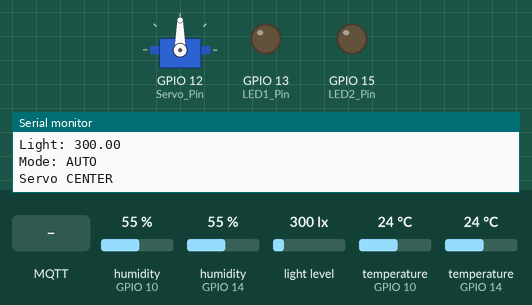
Simulated run of this sketch. Board: ESP8266 (NodeMCU). On the bench: servo, output pins drawn as LEDs (lit = HIGH), the last lines printed to the serial monitor. The inputs (shaded band) are chosen by the test bench; at power-on: temperature (sensors on GPIO 10, GPIO 14) 24 °C, light level 300 lx, humidity (sensors on GPIO 10, GPIO 14) 55 %. WiFi joins after 1.5 s; servers stay silent unless stated; no MQTT or app messages arrive unless stated.

Above: at 2.8 s.
2.9 s: temperature (sensor on GPIO 10) set to 27 °C
At 3.4 s:
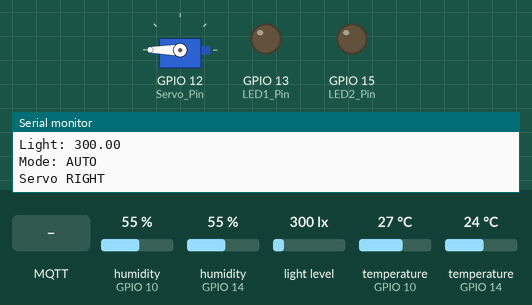
4.4 s: light level set to 107 lx
6.7 s: light level set to 92 lx
At 7.7 s:
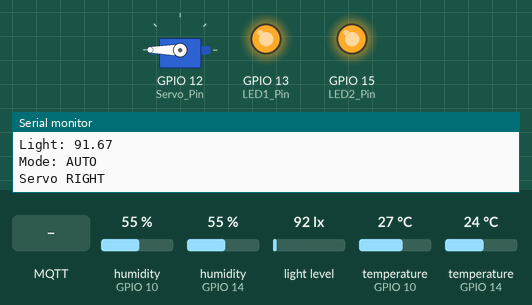
8.3 s: MQTT message "4ID3_Group555/TEMP" arrives on the first subscribed topic
At 10.3 s:
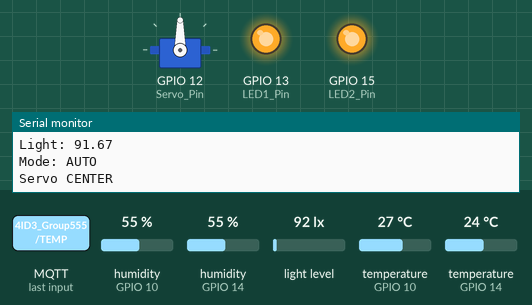
10.9 s: MQTT message "4ID3_Group555/TEMP" arrives on the third subscribed topic
At 12.8 s:
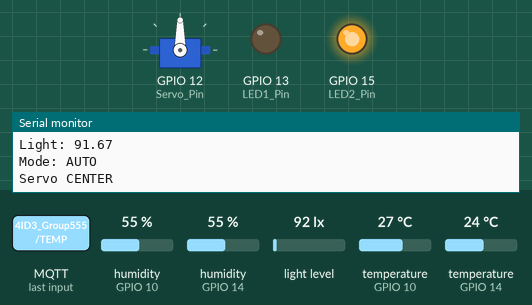
13.5 s: temperature (sensor on GPIO 14) set to 5 °C
15.8 s: temperature (sensor on GPIO 14) set to 2 °C
At 17.1 s:
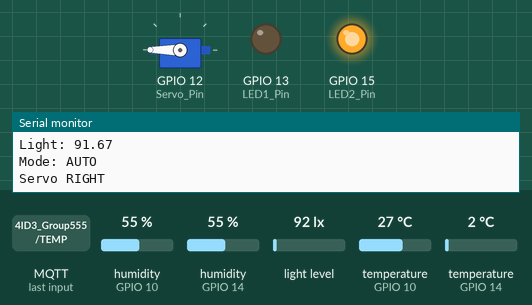
Timing chart, 0 to 18.3 s (numbered marks = the images above; inputs shaded):
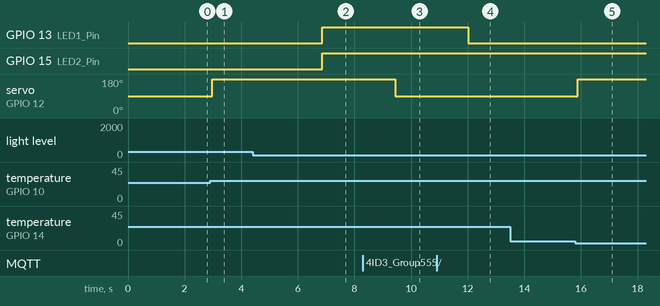

Measured:
- the behaviour switches between 25 and 26 °C on temperature (sensor on GPIO 10) (found by bisection; images 0 and 1)
- the behaviour switches between 101 and 100 lx on light level (found by bisection; images 1 and 2)
- the behaviour switches between 4 and 3 °C on temperature (sensor on GPIO 14) (found by bisection; images 4 and 5)
- after the input at 2.9 s, servo on GPIO 12 (Servo_Pin): 90° → 180° after 0.08 s
- after the input at 6.7 s, GPIO 13 (LED1_Pin), GPIO 15 (LED2_Pin): LOW → HIGH after 0.16 s
- after the input at 8.3 s, servo on GPIO 12 (Servo_Pin): 180° → 90° after 1.1 s
- after the input at 10.9 s, GPIO 13 (LED1_Pin): HIGH → LOW after 1.1 s
- after the input at 15.8 s, servo on GPIO 12 (Servo_Pin): 90° → 180° after 0.09 s

The sketch:

4ID3_Project.ino
```cpp
#include "4ID3_Project.h"

const int LED1_Pin = 13;
const int LED2_Pin = 15;
const int Servo_Pin = 12;

int ledsp1 = 100;         // room 1 threshold
int ledsp2 = 100;         // room 2 threshold
int tempsp = 25;

int ledPWM1 = 0;
int ledPWM2 = 0;

String mode = "AUTO";

void callback(char* topic, byte* payload, unsigned int length) {
  String msg = "";

  for (unsigned int i = 0; i < length; i++) {
    msg += (char)payload[i];
  }

  msg.trim();

  Serial.print("Message arrived [");
  Serial.print(topic);
  Serial.print("]: ");
  Serial.println(msg);

  if (String(topic) == "4ID3_Group555/TEMP") {
    tempsp = msg.toInt();
  }

  if (String(topic) == "4ID3_Group555/room1/LED_THRESHOLD") {
    ledsp1 = msg.toInt();
  }

  if (String(topic) == "4ID3_Group555/room2/LED_THRESHOLD") {
    ledsp2 = msg.toInt();
  }

  if (String(topic) == "4ID3_Group555/room1/LED_PWM") {
    ledPWM1 = constrain(msg.toInt(), 0, 1023);
  }

  if (String(topic) == "4ID3_Group555/room2/LED_PWM") {
    ledPWM2 = constrain(msg.toInt(), 0, 1023);
  }

  if (String(topic) == "4ID3_Group555/MODE") {
    String lowerMsg = msg;
    lowerMsg.toLowerCase();

    if (lowerMsg == "auto" || lowerMsg == "0" || lowerMsg == "false") {
      mode = "AUTO";
    }
    else if (lowerMsg == "manual" || lowerMsg == "1" || lowerMsg == "true") {
      mode = "MANUAL";
    }

    Serial.print("Mode set to: ");
    Serial.println(mode);
  }
}

void setup() {
  Serial.begin(115200);

  pinMode(LED1_Pin, OUTPUT);
  pinMode(LED2_Pin, OUTPUT);

  analogWrite(LED1_Pin, 0);
  analogWrite(LED2_Pin, 0);

  dht1.begin();
  dht2.begin();

  // Correct I2C pins
  Wire.begin(4, 5);
  delay(100);

  // Init BH1750 sensors
  bool bh1_ok = BH1750_1.begin(BH1750_TO_GROUND);
  bool bh2_ok = BH1750_2.begin(BH1750_TO_VCC);

  Serial.print("BH1750 Room1: ");
  Serial.println(bh1_ok ? "OK" : "FAIL");

  Serial.print("BH1750 Room2: ");
  Serial.println(bh2_ok ? "OK" : "FAIL");

  myServo.attach(Servo_Pin);
  myServo.write(90);

  WiFi.begin(ssid, pass);

  while (WiFi.status() != WL_CONNECTED) {
    delay(500);
    Serial.print(".");
  }

  Serial.println("\nWiFi connected");
  Serial.println(WiFi.localIP());

  client.setServer(brokerAddress, addressPort);
  client.setCallback(callback);
}

void reconnect() {
  while (!client.connected()) {
    Serial.print("Connecting MQTT...");

    if (client.connect("ESP8266Client_Ricardo")) {
      Serial.println("Connected");

      client.subscribe("4ID3_Group555/TEMP");
      client.subscribe("4ID3_Group555/MODE");

      client.subscribe("4ID3_Group555/room1/LED_THRESHOLD");
      client.subscribe("4ID3_Group555/room2/LED_THRESHOLD");

      client.subscribe("4ID3_Group555/room1/LED_PWM");
      client.subscribe("4ID3_Group555/room2/LED_PWM");
    } else {
      Serial.print("Failed rc=");
      Serial.println(client.state());
      delay(2000);
    }
  }
}

void loop() {

  if (!client.connected()) reconnect();
  client.loop();

  sensors_event_t dht1TempEvent, dht1HumEvent;
  sensors_event_t dht2TempEvent, dht2HumEvent;

  dht1.temperature().getEvent(&dht1TempEvent);
  dht1.humidity().getEvent(&dht1HumEvent);

  dht2.temperature().getEvent(&dht2TempEvent);
  dht2.humidity().getEvent(&dht2HumEvent);

  // 🔥 FIX: proper BH1750 reading
  BH1750_1.start();
  delay(10);
  float lux1 = BH1750_1.getLux();

  BH1750_2.start();
  delay(10);
  float lux2 = BH1750_2.getLux();

  Serial.println("\n--------------------");

  Serial.println("ROOM 1:");
  Serial.println("Temp: " + String(dht1TempEvent.temperature));
  Serial.println("Humidity: " + String(dht1HumEvent.relative_humidity));
  Serial.println("Light: " + String(lux1));

  Serial.println("ROOM 2:");
  Serial.println("Temp: " + String(dht2TempEvent.temperature));
  Serial.println("Humidity: " + String(dht2HumEvent.relative_humidity));
  Serial.println("Light: " + String(lux2));

  Serial.println("Mode: " + mode);

  // LED CONTROL
  if (!isnan(lux1)) {
    if (mode == "AUTO") {
      analogWrite(LED1_Pin, (lux1 <= ledsp1) ? 1023 : 0);
    } else {
      analogWrite(LED1_Pin, ledPWM1);
    }
  }

  if (!isnan(lux2)) {
    if (mode == "AUTO") {
      analogWrite(LED2_Pin, (lux2 <= ledsp2) ? 1023 : 0);
    } else {
      analogWrite(LED2_Pin, ledPWM2);
    }
  }

  // SERVO CONTROL
  if (!isnan(dht1TempEvent.temperature) && !isnan(dht2TempEvent.temperature)) {

    if (dht1TempEvent.temperature > tempsp && dht2TempEvent.temperature < tempsp) {
      myServo.write(0);
      Serial.println("Servo LEFT");
    }
    else if (dht2TempEvent.temperature > tempsp && dht1TempEvent.temperature < tempsp) {
      myServo.write(180);
      Serial.println("Servo RIGHT");
    }
    else {
      myServo.write(90);
      Serial.println("Servo CENTER");
    }
  }

  // MQTT publish
  client.publish("4ID3_Group555/room1/temperature", String(dht1TempEvent.temperature).c_str());
  delay(50);
  client.publish("4ID3_Group555/room1/humidity", String(dht1HumEvent.relative_humidity).c_str());
  delay(50);
  client.publish("4ID3_Group555/room1/light", String(lux1).c_str());
  delay(50);

  client.publish("4ID3_Group555/room2/temperature", String(dht2TempEvent.temperature).c_str());
  delay(50);
  client.publish("4ID3_Group555/room2/humidity", String(dht2HumEvent.relative_humidity).c_str());
  delay(50);
  client.publish("4ID3_Group555/room2/light", String(lux2).c_str());

  delay(DELAY_BETWEEN_SAMPLES_MS);
}
```

4ID3_Project.h
```cpp
// DHT11 Libraries
#include <Adafruit_Sensor.h>
#include <DHT.h>
#include <DHT_U.h>

// I2C
#include <Wire.h>

// HP_BH1750 Libraries
#include <hp_BH1750.h>

// MQTT Libraries
#include <ESP8266WiFi.h>
#include <PubSubClient.h>

// Servo Library
#include <Servo.h>

// Macros
#define DHTPIN1 14
#define DHTPIN2 10
#define DHTTYPE DHT11
#define DELAY_BETWEEN_SAMPLES_MS 1000

// Global Variables
char* ssid = "iPhone";
char* pass = "teddy123";
const char* brokerAddress = "172.20.10.9";
uint16_t addressPort = 1883;

// Instantiate Sensor Objects
DHT_Unified dht1(DHTPIN1, DHTTYPE);
DHT_Unified dht2(DHTPIN2, DHTTYPE);

// Two light sensors
hp_BH1750 BH1750_1;   // Room 1
hp_BH1750 BH1750_2;   // Room 2

Servo myServo;

// Instantiate MQTT Client
WiFiClient espClient;
PubSubClient client(espClient);
```
